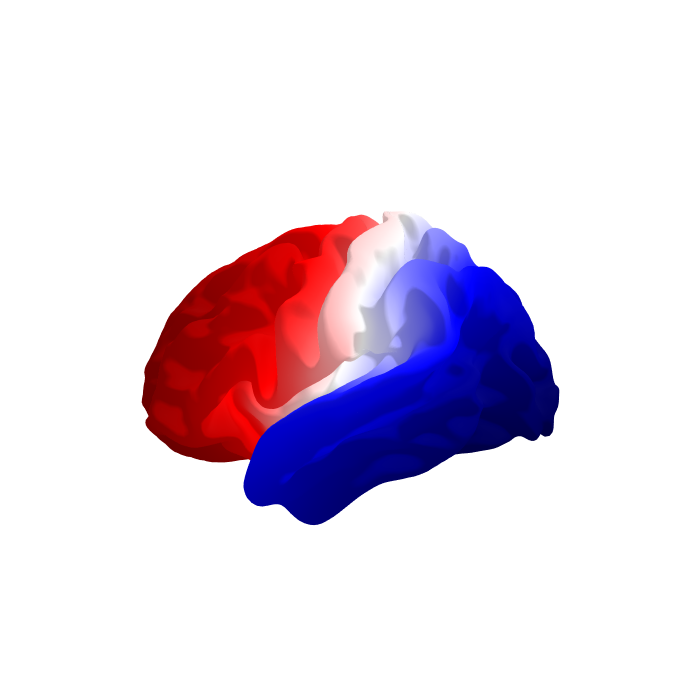
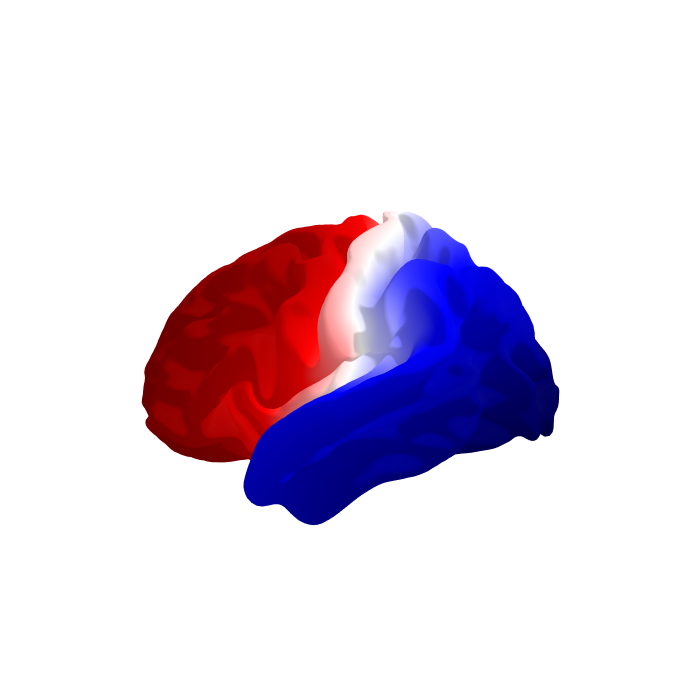
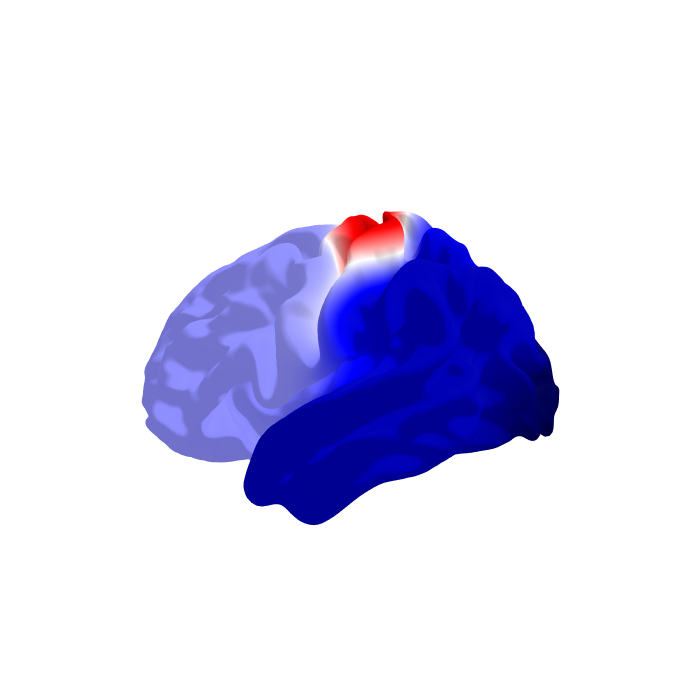

Source (notebook cell) for these figures, in order:
### Code cell
# plot emode 2 under different alpha
alphas = [0, 1, 5, 10]
parcs = np.empty((medmask.sum(), len(alphas)), dtype=int)
for i, alpha in enumerate(alphas):
    solver = EigenSolver(
        surf, mask=medmask, hetero=hetero, alpha=alpha
        ).solve(2)

    fig = solver.plot(data=solver.emodes[:, -1])
    fig.show()

### Figure 1 — Plotly figure (JSON) as saved in the notebook; plotly's stock layout.template omitted (floating-point values rounded to 4 significant figures; data arrays with more than 128 entries replaced by an {"elided": "..."} marker saying what was removed)
{"data": [{"cmax": 0.00541, "cmin": -0.006343, "colorscale": {"elided": "256x2 mixed values"}, "flatshading": false, "i": {"elided": "64980 int values"}, "intensity": {"elided": "32492 float values"}, "j": {"elided": "64980 int values"}, "k": {"elided": "64980 int values"}, "showscale": false, "type": "mesh3d", "x": {"elided": "32492 float values"}, "y": {"elided": "32492 float values"}, "z": {"elided": "32492 float values"}}], "layout": {"height": 700, "scene": {"aspectmode": "data", "camera": {"eye": {"x": -2, "y": 0, "z": 0}}, "xaxis": {"showbackground": false, "showgrid": false, "showticklabels": false, "title": {"text": ""}}, "yaxis": {"showbackground": false, "showgrid": false, "showticklabels": false, "title": {"text": ""}}, "zaxis": {"showbackground": false, "showgrid": false, "showticklabels": false, "title": {"text": ""}}}, "width": 700}}

### Figure 2 — Plotly figure (JSON) as saved in the notebook; plotly's stock layout.template omitted (floating-point values rounded to 4 significant figures; data arrays with more than 128 entries replaced by an {"elided": "..."} marker saying what was removed)
{"data": [{"cmax": 0.00532, "cmin": -0.005757, "colorscale": {"elided": "256x2 mixed values"}, "flatshading": false, "i": {"elided": "64980 int values"}, "intensity": {"elided": "32492 float values"}, "j": {"elided": "64980 int values"}, "k": {"elided": "64980 int values"}, "showscale": false, "type": "mesh3d", "x": {"elided": "32492 float values"}, "y": {"elided": "32492 float values"}, "z": {"elided": "32492 float values"}}], "layout": {"height": 700, "scene": {"aspectmode": "data", "camera": {"eye": {"x": -2, "y": 0, "z": 0}}, "xaxis": {"showbackground": false, "showgrid": false, "showticklabels": false, "title": {"text": ""}}, "yaxis": {"showbackground": false, "showgrid": false, "showticklabels": false, "title": {"text": ""}}, "zaxis": {"showbackground": false, "showgrid": false, "showticklabels": false, "title": {"text": ""}}}, "width": 700}}

### Figure 3 — Plotly figure (JSON) as saved in the notebook; plotly's stock layout.template omitted (floating-point values rounded to 4 significant figures; data arrays with more than 128 entries replaced by an {"elided": "..."} marker saying what was removed)
{"data": [{"cmax": 0.006237, "cmin": -0.01624, "colorscale": {"elided": "256x2 mixed values"}, "flatshading": false, "i": {"elided": "64980 int values"}, "intensity": {"elided": "32492 float values"}, "j": {"elided": "64980 int values"}, "k": {"elided": "64980 int values"}, "showscale": false, "type": "mesh3d", "x": {"elided": "32492 float values"}, "y": {"elided": "32492 float values"}, "z": {"elided": "32492 float values"}}], "layout": {"height": 700, "scene": {"aspectmode": "data", "camera": {"eye": {"x": -2, "y": 0, "z": 0}}, "xaxis": {"showbackground": false, "showgrid": false, "showticklabels": false, "title": {"text": ""}}, "yaxis": {"showbackground": false, "showgrid": false, "showticklabels": false, "title": {"text": ""}}, "zaxis": {"showbackground": false, "showgrid": false, "showticklabels": false, "title": {"text": ""}}}, "width": 700}}
